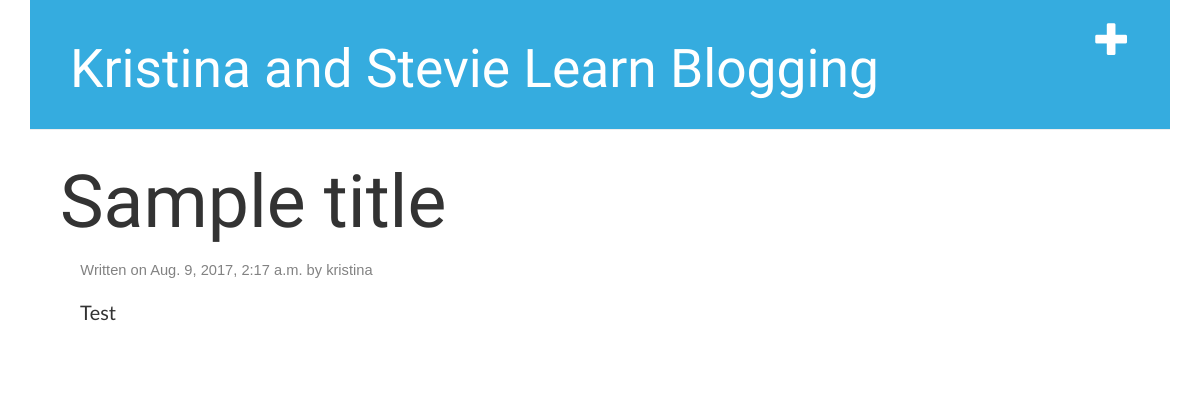
The app's page /post/4/ with its own data.
### blog/models.py (models this page shows, shortened)
class Post(models.Model):
    author = models.ForeignKey('auth.User')
    title = models.CharField(max_length=200)
    text = models.TextField()
    created_date = models.DateTimeField(
            default=timezone.now)
    published_date = models.DateTimeField(
            blank=True, null=True)

### blog/views.py (the view)
# urls.py: url(r'^post/(?P<pk>\d+)/$', views.post_detail, name='post_detail'),
def post_detail(request, pk):
	post = get_object_or_404(Post, pk=pk)
	return render(request, 'blog/post_detail.html', {'post': post})

### blog/templates/blog/post_detail.html
{% extends 'blog/base.html' %}
{% block content %}
    <div class="post">
        {{ post.title }}
         {% if post.published_date %}
             <div class="date">
                Written on {{ post.published_date }} by {{ post.author }}
            </div>
        {% endif %}
        <h2>{{ post.text|linebreaksbr }}</h2>
    </div>
{% endblock %}

### blog/static/css/blog.css (style rules this page uses)
h2 { font-family: 'Lato'; font-size: 15pt; text-align: left; margin-left: 20px; margin-top:20px; }
body { padding-left: 30px; padding-right: 30px; }
.post { padding-left: 15px; text-align: left; display: block; font-family: 'Amatic SC'; font-size: 55pt; }
.date { padding-left: 15px; text-align: left; font-family: arial; font-size: 11pt; display: block; margin: 4pt; color: #000000; }
.date { color: #828282; }
.post { margin-bottom: 70px; }

### records on screen
Post: title "Sample title", published_date "Aug. 9, 2017, 2:17 a.m.", author "kristina", text "Test"
